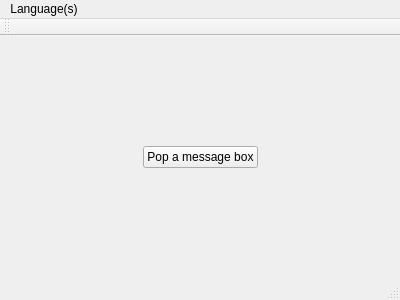
<?xml version="1.0" encoding="UTF-8"?>
<ui version="4.0">
 <class>MainWindow</class>
 <widget class="QMainWindow" name="MainWindow">
  <property name="geometry">
   <rect>
    <x>0</x>
    <y>0</y>
    <width>400</width>
    <height>300</height>
   </rect>
  </property>
  <property name="windowTitle">
   <string>Linguist application</string>
  </property>
  <widget class="QWidget" name="centralWidget">
   <layout class="QGridLayout" name="centralLayout">
    <item row="1" column="0">
     <spacer name="W_spacer">
      <property name="orientation">
       <enum>Qt::Horizontal</enum>
      </property>
      <property name="sizeHint" stdset="0">
       <size>
        <width>40</width>
        <height>20</height>
       </size>
      </property>
     </spacer>
    </item>
    <item row="2" column="1">
     <spacer name="S_spacer">
      <property name="orientation">
       <enum>Qt::Vertical</enum>
      </property>
      <property name="sizeHint" stdset="0">
       <size>
        <width>20</width>
        <height>40</height>
       </size>
      </property>
     </spacer>
    </item>
    <item row="1" column="1">
     <widget class="QPushButton" name="popAMessageBox">
      <property name="text">
       <string>Pop a message box</string>
      </property>
     </widget>
    </item>
    <item row="0" column="1">
     <spacer name="N_spacer">
      <property name="orientation">
       <enum>Qt::Vertical</enum>
      </property>
      <property name="sizeHint" stdset="0">
       <size>
        <width>20</width>
        <height>40</height>
       </size>
      </property>
     </spacer>
    </item>
    <item row="1" column="2">
     <spacer name="E_spacer">
      <property name="orientation">
       <enum>Qt::Horizontal</enum>
      </property>
      <property name="sizeHint" stdset="0">
       <size>
        <width>40</width>
        <height>20</height>
       </size>
      </property>
     </spacer>
    </item>
   </layout>
  </widget>
  <widget class="QMenuBar" name="menuBar">
   <property name="geometry">
    <rect>
     <x>0</x>
     <y>0</y>
     <width>400</width>
     <height>23</height>
    </rect>
   </property>
   <widget class="QMenu" name="menuLanguages">
    <property name="title">
     <string>Language(s)</string>
    </property>
   </widget>
   <addaction name="menuLanguages"/>
  </widget>
  <widget class="QToolBar" name="mainToolBar">
   <attribute name="toolBarArea">
    <enum>TopToolBarArea</enum>
   </attribute>
   <attribute name="toolBarBreak">
    <bool>false</bool>
   </attribute>
  </widget>
  <widget class="QStatusBar" name="statusBar"/>
 </widget>
 <layoutdefault spacing="6" margin="11"/>
 <resources/>
 <connections/>
</ui>
